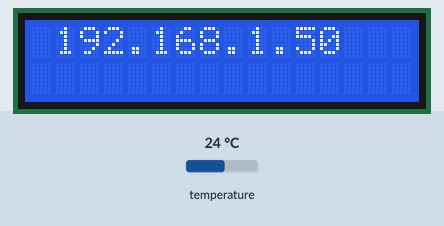
The sketch below on a simulated ESP8266 (NodeMCU). Shown: 16×2 character LCD. The inputs (shaded band) are chosen by the test bench; at power-on: temperature 24 °C. WiFi joins after 1.5 s; servers stay silent unless stated; what the sketch prints to the serial monitor is not drawn.

Above: at 3.7 s.
3.8 s: temperature set to 12 °C
At 8.8 s:
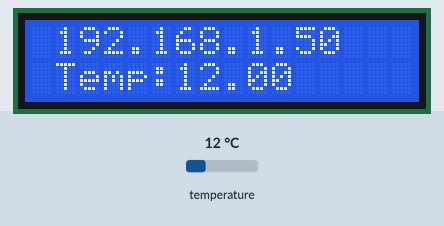
9.6 s: temperature set to 19 °C
At 14.5 s:
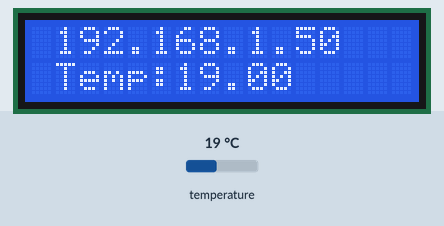
15.2 s: temperature set to 28 °C
At 20.3 s:
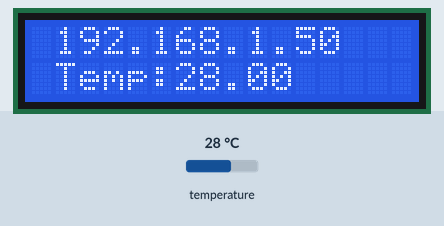
Timing chart, 0 to 21.8 s (numbered marks = the images above; inputs shaded):
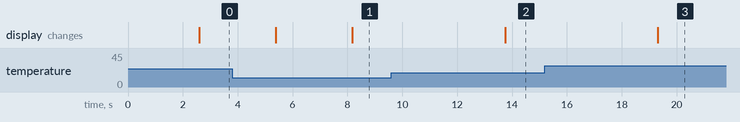

The sketch:

esp8266LCD1602DHT.ino
```cpp
/****驱动LCD1602转IIC屏幕****/
#include <LiquidCrystal_I2C.h>//点击这里会自动打开管理库页面: http://librarymanager/All#LiquidCrystal_I2C
LiquidCrystal_I2C lcd(0x27, 16, 2); // 屏幕硬件地址和屏幕参数每行16个字符，2行
 /****采集温度传感器****/
#include <OneWire.h>
#include <DallasTemperature.h>//点击这里会自动打开管理库页面: http://librarymanager/All#DallasTemperature
#define ONE_WIRE_BUS 14 //D5
OneWire oneWire(ONE_WIRE_BUS); // 初始连接在单总线上的单总线设备
DallasTemperature sensors(&oneWire);
  /****创建网页服务****/
#include <ESP8266WiFi.h>
#include <WiFiClient.h>
#include <ESP8266WebServer.h>

/*
// NETWORK: Static IP details...
IPAddress ip(192, 168, 1, 10); // a valid IP on your network
IPAddress gateway(192, 168, 1, 1); //IP of your router / gateway
IPAddress subnet(255, 255, 255, 0); //subnet mask of your network
*/

// wifi信息
const char* ssid = "MERCURY_D268G";
const char* password = "pba5ayzk";
ESP8266WebServer server(80); //instantiate server at port 80 (http port)

String page = "";
String text = "";
double data;


void setup(){
sensors.begin(); // DS18B20
//pinMode(A0, INPUT);
delay(1000);
Serial.begin(115200);

// Static IP Setup Info Here...
//WiFi.config(ip, gateway, subnet);

WiFi.begin(ssid, password); //begin WiFi connection
Serial.println("");

// Wait for connection
while (WiFi.status() != WL_CONNECTED) {
delay(500);
Serial.print(".");
}

Serial.println("");
Serial.print("Connected to ");
Serial.println(ssid);
Serial.print("IP address: ");
Serial.println(WiFi.localIP());
//lcd
lcd.init();
lcd.backlight();
lcd.setCursor(1, 0);
lcd.print(WiFi.localIP());

server.on("/data.txt", [](){
text = String(data,2)+"℃";
server.send(200, "text/html", text);
});

server.on("/", [](){
page = "<meta charset=\"UTF-8\"><h1>DS18B20数据采集ESP8266网页</h1><h1>Temperature:</h1> <h1 id=\"data\" align=\"center\">""</h1>\r\n";
page +="<style>h1{background:green;}</style>";
page += "<script>\r\n";
page += "var x = setInterval(function() {loadData(\"data.txt\",updateData)}, 1000);\r\n";
page += "function loadData(url, callback){\r\n";
page += "var xhttp = new XMLHttpRequest();\r\n";
page += "xhttp.onreadystatechange = function(){\r\n";
page += " if(this.readyState == 4 && this.status == 200){\r\n";
page += " callback.apply(xhttp);\r\n";
page += " }\r\n";
page += "};\r\n";
page += "xhttp.open(\"GET\", url, true);\r\n";
page += "xhttp.send();\r\n";
page += "}\r\n";
page += "function updateData(){\r\n";
page += " document.getElementById(\"data\").innerHTML = this.responseText;\r\n";
page += "}\r\n";
page += "</script>\r\n";
server.send(200, "text/html", page);
});

 server.begin();
 Serial.println("Web server started!");
}


void loop(){
  sensors.requestTemperatures(); // Send the command to get temperatures
  data = (sensors.getTempCByIndex(0));
  //data = analogRead(A0);
  delay(1500);
  server.handleClient();
    delay(500);
  lcd.backlight();
lcd.setCursor(1, 0);
lcd.print(WiFi.localIP());
lcd.setCursor(1, 1);
lcd.print("Temp:");
lcd.setCursor(6, 1);
lcd.print(String(data,2));
Serial.println(String(data,2));


}
```

Measured:
- after the input at 3.8 s, the display: first differs from a run without the input after 4.4 s (image 1)
- after the input at 9.6 s, the display: changes after 4.1 s (image 2)
- after the input at 15.2 s, the display: changes after 4.1 s (image 3)
